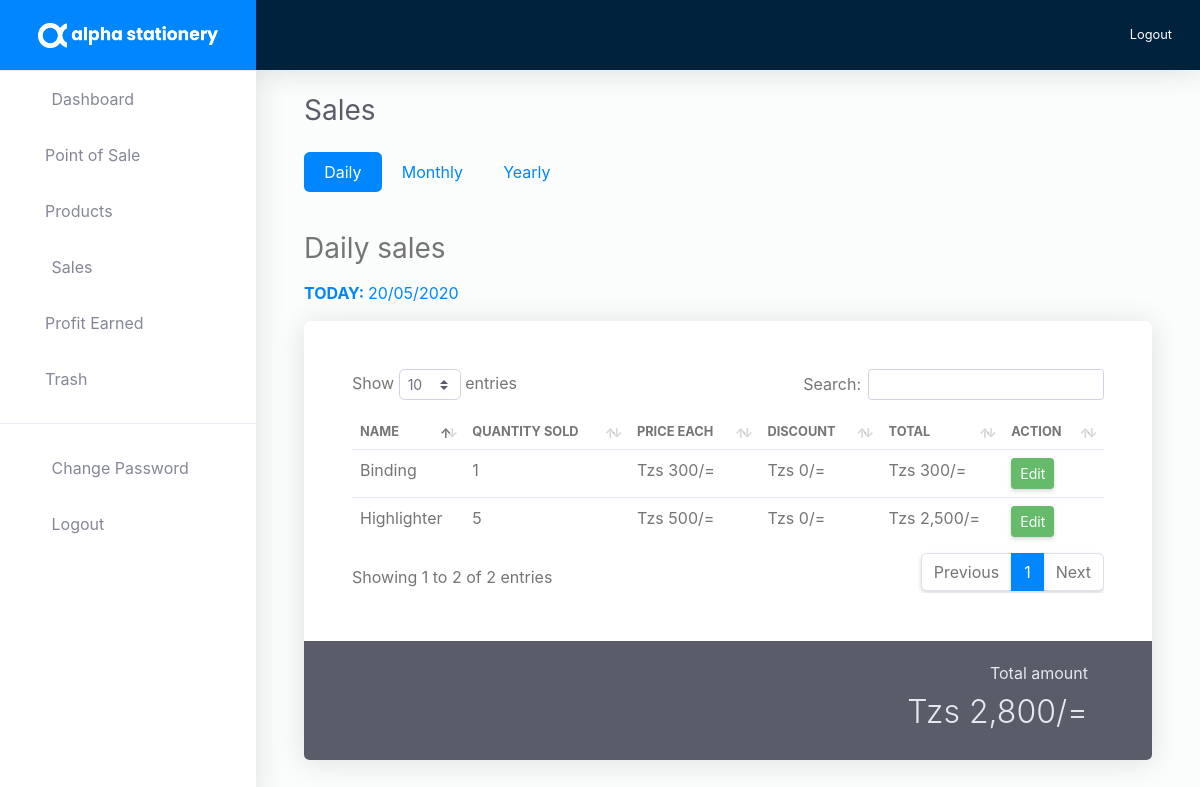
Page /daily-sales.php (signed in) on the committed database.
### tables this page shows
CREATE TABLE `sales` (
  `id` int(255) NOT NULL,
  `productID` int(255) NOT NULL,
  `productName` varchar(255) NOT NULL,
  `quantitySold` int(255) NOT NULL,
  `priceEach` varchar(255) NOT NULL,
  `discount` int(255) NOT NULL,
  `totalAmount` varchar(255) NOT NULL,
  `dateAdded` varchar(255) NOT NULL,
  `dateTimeAdded` timestamp NOT NULL DEFAULT CURRENT_TIMESTAMP
);

CREATE TABLE `products` (
  `productID` int(11) NOT NULL,
  `productName` varchar(255) NOT NULL,
  `productQuantity` varchar(255) NOT NULL,
  `buyingPrice` varchar(255) NOT NULL,
  `sellingPrice` varchar(255) NOT NULL,
  `dateCreated` varchar(255) NOT NULL
);

### daily-sales.php (the view, shortened to what this page needs)
<!DOCTYPE html>
<html lang="en">
<?php
    include 'includes/head.php';
    include 'db/dbConfig.php';
    $todayDate = date('d/m/Y');
    if(isset($_SESSION['username'])) {
    ?>
<body id="page-top">
    <div id="wrapper">
        <?php include 'includes/sidebar.php';?>
        <div id="content-wrapper" class="d-flex flex-column">
            <div id="content">
                <?php include 'includes/topbar.php';?>
                <div class="container" id="container-wrapper">
                    <div class="container-fluid mb-4">
                        <h1 class="h3 mb-0 text-gray-800">Sales</h1>
                    </div>
                    <div class="container-fluid pb-4">
                        <div class="row">
                            <div class="col-lg-4">
                                <ul class="nav nav-pills nav-fill">
                                    <li class="nav-item">
                                        <a class="nav-link active" href="daily-sales">Daily</a>
                                    </li>
                                    <li class="nav-item">
                                        <a class="nav-link" href="monthly-sales">Monthly</a>
                                    </li>
                                    <li class="nav-item">
                                        <a class="nav-link" href="yearly-sales">Yearly</a>
                                    </li>
                                </ul>
                            </div>
                        </div>
                    </div>
                    <?php
                        $fetchSalesSql = "SELECT products.productID, products.productName, sales.id, sales.quantitySold, sales.priceEach, sales.discount, sales.totalAmount FROM products INNER JOIN sales ON products.productID=sales.productID WHERE sales.dateAdded = '$todayDate'";
                        $fetchSalesQuery = mysqli_query($db, $fetchSalesSql);
                        if(mysqli_num_rows($fetchSalesQuery) == 0) {
                        echo '<div class="text-center p-2">
                                    <img src="images/cover/cart.png" class="text-center" width="30%">
                                    <h5 class="my-4">You have not made any sales today yet!</h5>
                                    <a href="point-of-sale" class="btn btn-primary">Go to Point-of-sale  <i class="fa fa-arrow-right"></i></a>
                                </div>';
                        }
                        else {
                    ?>
                    <div class="tab-content">
                        <div class="tab-pane active" role="tabpanel" id="daily">
                            <div class="container-fluid">
                                <div class="row">
                                    <div class="col-lg-12 py-3">
                                        <span class="h3">Daily sales</span>
                                    </div>
                                    <div class="col-lg-12 text-primary text-uppercase">
                                        <p><strong>Today: </strong><?php echo $todayDate;?></p>
                                    </div>
                                    <div class="col-lg-12" id="">
                                        <div class="card mb-5">
                                            <div class="card-body p-0">
                                                <div class="row p-5">
                                                    <div class="col-md-12">
                                                        <div class="table-responsive">
                                                            <table class="table table-hover" id="dataTable">
                                                                <thead>
                                                                    <tr>
                                                                        <th class="border-0 text-uppercase small font-weight-bold">Name</th>
                                                                        <th class="border-0 text-uppercase small font-weight-bold">Quantity sold</th>
                                                                        <th class="border-0 text-uppercase small font-weight-bold">Price each</th>
                                                                        <th class="border-0 text-uppercase small font-weight-bold">Discount</th>
                                                                        <th class="border-0 text-uppercase small font-weight-bold">Total</th>
                                                                        <th class="border-0 text-uppercase small font-weight-bold">Action</th>
                                                                    </tr>
                                                                </thead>
                                                                <tbody>
                                                                    <?php
                                                    while($row = mysqli_fetch_array($fetchSalesQuery)) {
                                                    echo '<tr>
                                                    <td>'.$row['productName'].'</td>
                                                    <td>'.$row['quantitySold'].'</td>
                                                    <td>Tzs '.number_format($row['priceEach']).'/=</td>
                                                    <td>Tzs '.number_format($row['discount']).'/=</td>
                                                    <td>Tzs '.number_format($row['totalAmount']).'/=</td>
                                                    <td>
                                                    <a href="edit-sales?id='.$row['id'].'" class="btn btn-success btn-sm">Edit</a>
                                                    </td>
                                                    </tr>';
                                                    }
                                                ?>
                                                                </tbody>
                                                            </table>
                                                        </div>
                                                    </div>
                                                </div>
                                                <div class="d-flex flex-row-reverse bg-dark text-light p-3 rounded-bottom">
                                                    <div class="py-1 px-5 text-right">
                                                        <div class="mb-2">Total amount</div>
                                                        <div class="h2 font-weight-light">Tzs <?php echo number_format($_SESSION['totalAmountToday']); ?>/=</div>
                                                    </div>
                                                </div>
                                            </div>
                                        </div>
                                    </div>
                                </div>
                            </div>
                        </div>
                    </div>
                    <?php }?>
                </div>
            </div>
        </div>
    </div>
</body>
</html>
<?php } else { header("Location: 404"); } ?>

### css/dataTables.css (style rules this page uses)
table.dataTable { clear: both; margin-top: 6px !important; margin-bottom: 6px !important; max-width: none !important; border-collapse: separate !important; border-spacing: 0; }
table.dataTable td, table.dataTable th { -webkit-box-sizing: content-box; box-sizing: content-box; }
table.dataTable thead > tr > th.sorting_asc, table.dataTable thead > tr > th.sorting_desc, table.dataTable thead > tr > th.sorting, table.dataTable thead > tr > td.sorting_asc, table.dataTable thead > tr > td.sorting_desc, table.dataTable thead > tr > td.sorting { padding-right: 30px; }
table.dataTable thead .sorting, table.dataTable thead .sorting_asc, table.dataTable thead .sorting_desc, table.dataTable thead .sorting_asc_disabled, table.dataTable thead .sorting_desc_disabled { cursor: pointer; position: relative; }
table.dataTable thead .sorting:before, table.dataTable thead .sorting:after, table.dataTable thead .sorting_asc:before, table.dataTable thead .sorting_asc:after, table.dataTable thead .sorting_desc:before, table.dataTable thead .sorting_desc:after, table.dataTable thead .sorting_asc_disabled:before, table.dataTable thead .sorting_asc_disabled:after, table.dataTable thead .sorting_desc_disabled:before, table.dataTable thead .sorting_desc_disabled:after { position: absolute; bottom: 0.5em; display: block; opacity: 0.3; }
table.dataTable thead .sorting:before, table.dataTable thead .sorting_asc:before, table.dataTable thead .sorting_desc:before, table.dataTable thead .sorting_asc_disabled:before, table.dataTable thead .sorting_desc_disabled:before { right: 1em; content: "\2191"; }
table.dataTable thead .sorting:after, table.dataTable thead .sorting_asc:after, table.dataTable thead .sorting_desc:after, table.dataTable thead .sorting_asc_disabled:after, table.dataTable thead .sorting_desc_disabled:after { right: 0.5em; content: "\2193"; }
table.dataTable thead .sorting_asc:before, table.dataTable thead .sorting_desc:after { opacity: 1; }

### css/custom.css (style rules this page uses)
.table-responsive .table td, .table-responsive .table th { padding: .5rem; }

### rows in the picture
sales: productID.productName "Highlighter", quantitySold "5", priceEach "500", discount "0", totalAmount "2,500"
sales: productID.productName "Binding", quantitySold "1", priceEach "300", discount "0", totalAmount "300"

### other values in the picture
$_SESSION['totalAmountToday'] "2,800"
